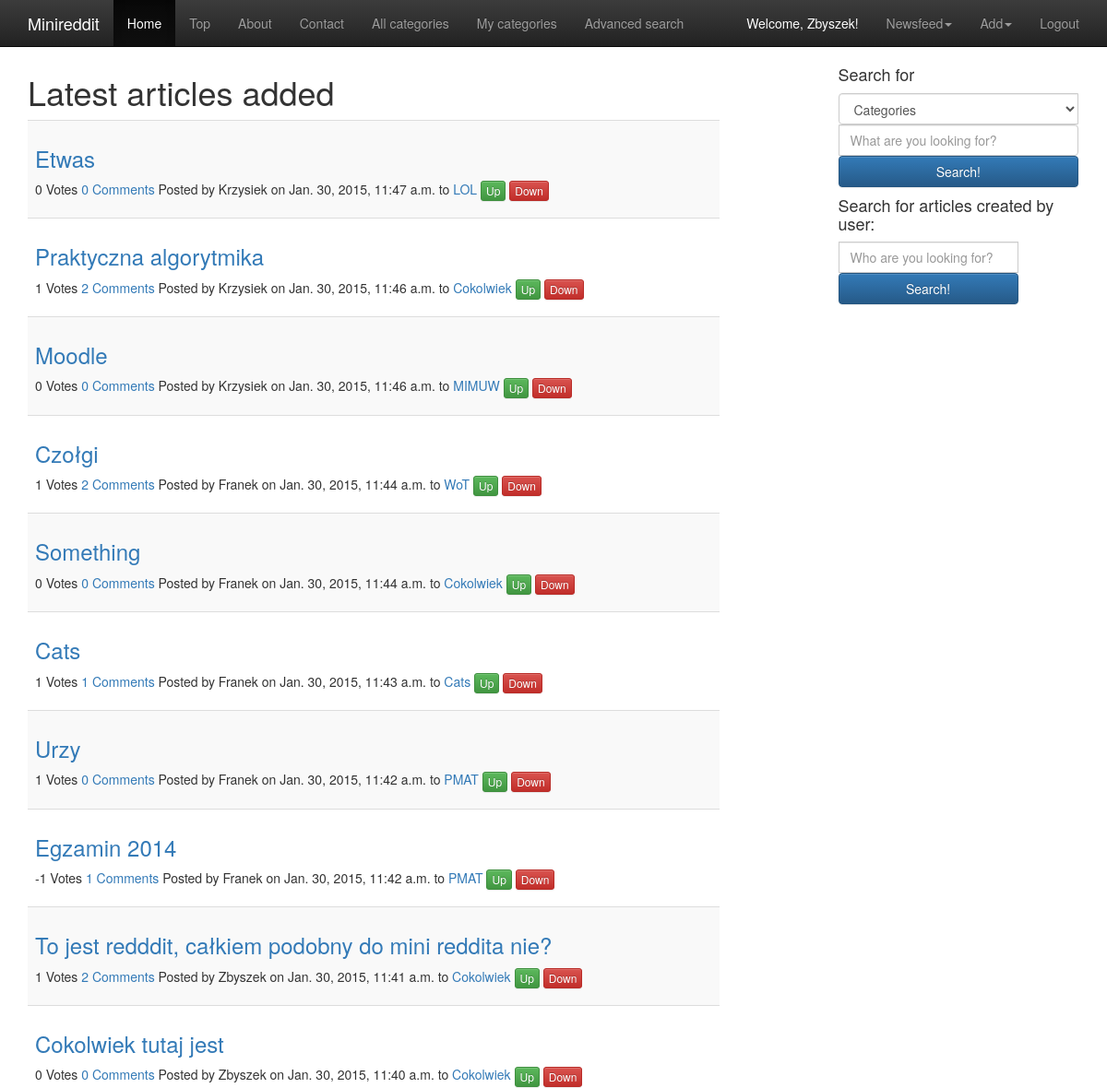
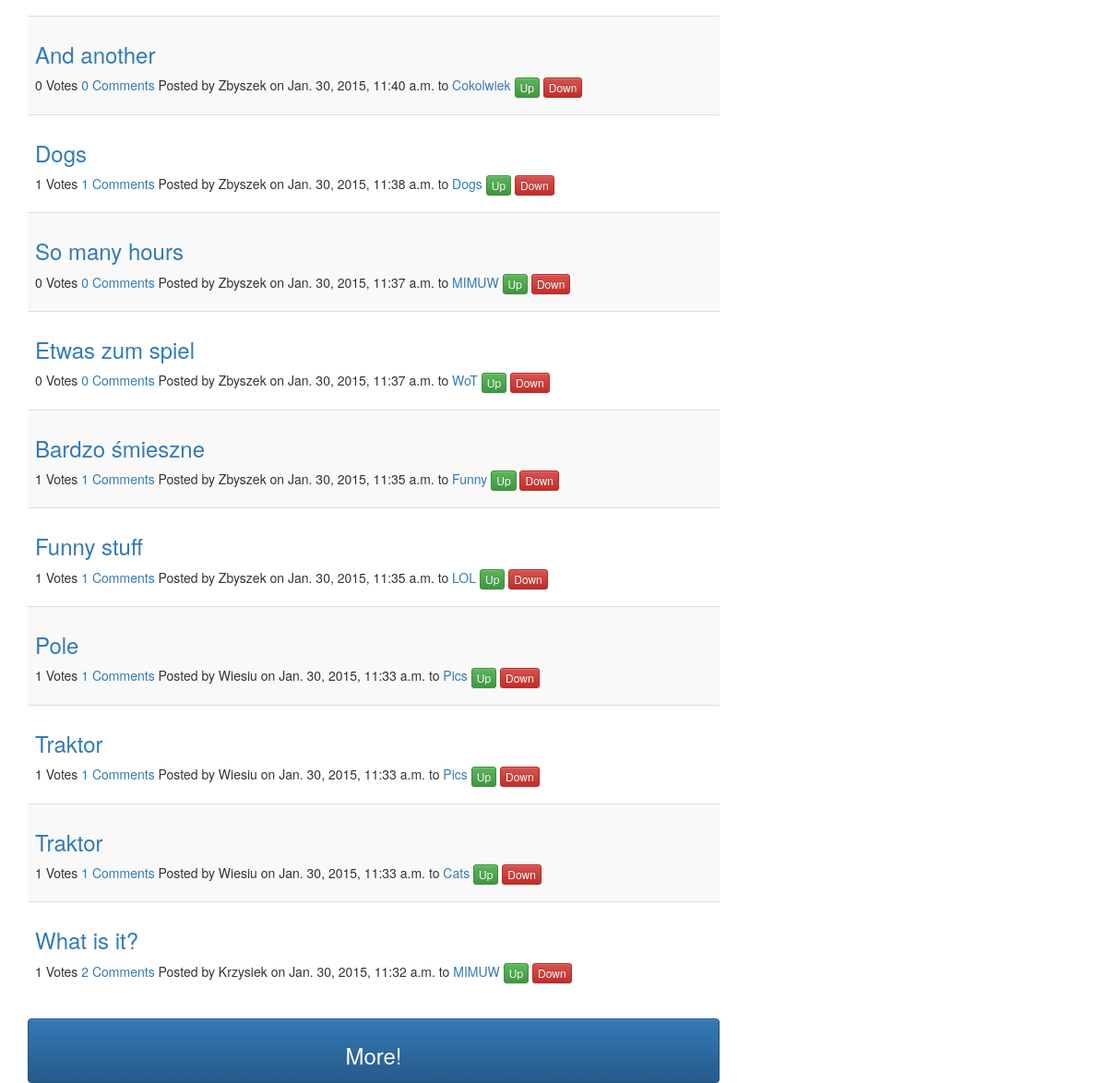
The page /myapp/ (signed in) on the database its author committed (2 pictures, top to bottom).
### myapp/models.py (models this page shows, shortened)
class Article(models.Model):
    category = models.ForeignKey(Category)
    user = models.ForeignKey(settings.AUTH_USER_MODEL)
    article_url = models.CharField(max_length=255)
    name = models.CharField(max_length=255)
    pub_date = models.DateTimeField('date published')
    votes = models.IntegerField(default=0)
    comments = models.IntegerField(default=0)
    def was_published_recently(self):
        now = timezone.now()
        return now >= self.pub_date >= now - datetime.timedelta(days=1)
    was_published_recently.admin_order_field = 'pub_date'
    was_published_recently.boolean = True
    was_published_recently.short_description = 'Published recently?'

class Category(models.Model):
    name = models.CharField(max_length=50, default="Insert category name", unique=True, primary_key=True)
    newsfeed = models.ManyToManyField(Newsfeed)
    pub_date = models.DateTimeField('date published')
    user = models.ForeignKey(settings.AUTH_USER_MODEL)

### myapp/views.py (the view)
@login_required
def index(request):
    if request.method == 'GET' and 'search_category_button' in request.GET:
        search_category = request.GET.get('search_category')
        category_name = request.GET.get('search_name_c')
        if (category_name is not None) and (search_category is not None):
            return search_bar(request, search_category, category_name)
    if request.method == 'GET' and 'search_user_button' in request.GET:
        user_name = request.GET.get('search_name')
        if user_name is not None:
            return user_search(request, user_name)
    latest_articles_list = Article.objects.order_by('-pub_date')[:20]
    is_all = Article.objects.count() <= 20
    page_num = 2
    context = {
        'latest_articles_list': latest_articles_list,
        'page_num': page_num,
        'is_all': is_all,
    }
    return render(request, 'myapp/base_index.html', context)

### myapp/templates/myapp/base_index.html (shortened to what this page needs)
{% extends "myapp/base.html"%}
{% block content %}
    {% if latest_articles_list %}
        <h1>Latest articles added</h1>
        <table class="table table-striped">
            {% for article in latest_articles_list %}
                <tr>
                    <td>
                        <div class="blog-post">
                            <h3 class="blog-post-title"><a href={{article.article_url}}>{{article.name}}</a></h3>
                            <p class="blog-post-meta">{{article.votes}} Votes  <a href={% url 'article' article.category.name article.id %}>{{article.comments}} Comments</a>  Posted by {{article.user.username}} on {{article.pub_date}} to
                                <a href={% url 'category' article.category.name %}>{{article.category.name}}</a>
                                <a href={% url 'article_vote' article.category.name article.id 1%}><button type="button" class="btn btn-xs btn-success"> Up </button></a>
                                <a href={% url 'article_vote' article.category.name article.id -1%}><button type="button" class="btn btn-xs btn-danger">Down</button></a>
                            </p>
                        </div>
                    </td>
                </tr>
            {% endfor %}
        </table>
        {% if is_all %}
            <p>Sorry no more articles :(</p>
        {% else %}
            <a href={% url 'index_more' page_num %}><button class="btn btn-primary btn-block"><h3>More!</h3></button></a>
        {% endif %}
    {% else %}
        <p>No recently added articles :( </p>
        <p>Why not try adding new one yourself?</p>
    {% endif %}
{% endblock %}

### myapp/templates/myapp/base.html (shortened to what this page needs)
{% load staticfiles %}
<!DOCTYPE html>
<html lang="en">
    <head>
        <link href="{{STATIC_URL}}css/bootstrap.css" rel="stylesheet">
        <link href="{{STATIC_URL}}css/bootstrap.min.css" rel="stylesheet">
        <link href="{{STATIC_URL}}css/bootstrap.css" rel="stylesheet">
        <link href="{{STATIC_URL}}css/bootstrap-theme.css" rel="stylesheet">
  </head>
    <body>
        <nav class="navbar navbar-inverse navbar-fixed-top">
            <div class="container">
                <div class="navbar-header">
                    <a class="navbar-brand" style="color:white">Minireddit</a>
                </div>
                <div id="navbar" class="collapse navbar-collapse">
                    <ul class="nav navbar-nav">
                    {% block urlblock %}
                    <li class="active"><a href={% url 'index' %}>Home</a></li>
                    <li><a href={% url 'top' %}>Top</a></li>
                    <li><a href={% url 'about' %}>About</a></li>
                    <li><a href={% url 'contact' %}>Contact</a></li>
                    <li><a href={% url 'categories'%}>All categories</a></li>
                    <li><a href={% url 'mycategories'%}>My categories</a></li>
                    <li><a href={% url 'advanced_search'%}>Advanced search</a></li>
                    {% endblock %}
                    </ul>
                    <ul class="nav navbar-nav navbar-right">
                    {% if user.is_authenticated %}
                    <li><a style="color:white">Welcome, {{ user.username }}!</a></li>
                    <li class="dropdown">
                        <a href="#" class="dropdown-toggle" data-toggle="dropdown" role="button" aria-expanded="false">Newsfeed<span class="caret"></span></a>
                    </li>
                    <li class="dropdown">
                        <a href="#" class="dropdown-toggle" data-toggle="dropdown" role="button" aria-expanded="false">Add<span class="caret"></span></a>
                    </li>
                    <li><a href={% url 'logout' %}>Logout</a></li>
                    {% else %}
                        <li><a href={% url 'index' %}>Login</a></li>
                        <li><a href={% url 'signin' %}>Sign in</a></li>
                    {% endif %}
                    </ul>
                </div>
            </div>
        </nav>
        <div class="container">
            <div class="row">
                <div class="col-sm-8 blog-main">
                    <div class="starter-template">
                    {% block content %}
                    {% endblock %}
                    </div>
                </div>
                {% if user.is_authenticated %}
                    {% block searchbar %}
                    <div class="col-sm-3 col-sm-offset-1 blog-sidebar">
                        <nav class="navbar navbar-fixed-right">
                            <div class="sidebar-module sidebar-module-inset">
                                <h4>Search for</h4>
                                <form action="" name="search_form" id="search_form" method="get" class="form-inline">
                                    <div class="form-group">
                                        <div class="input-group">
                                            <select type="text" class="form-control" id="search_category" name="search_category">
                                                <option value="categories">Categories</option>
                                            </select>
                                            <input type="text" method="get" class="form-control" id="search_name_c" name="search_name_c" value="" placeholder="What are you looking for?">
                                        </div>
                                        <button type="submit" id="search_category_button" name="search_category_button" class="btn btn-primary btn-block">Search!</button>
                                    </div>
                                </form>
                            </div>
                            <div class="sidebar-module">
                                <h4>Search for articles created by user:</h4>
                                <form action="" name="search_user_form" id="search_user_form" method="get" class="form-inline">
                                    <div class="form-group">
                                        <div class="input-group">
                                            <input type="text" method="get" class="form-control" id="search_name" name="search_name" value="" placeholder="Who are you looking for?">
                                        </div>
                                        <button type="submit" id="search_user_button" name="search_user_button" class="btn btn-primary btn-block">Search!</button>
                                    </div>
                                </form>
                            </div>
                        </nav>
                    </div>
                    {% endblock %}
                {% endif %}
            </div>
        </div>
    </body>
</html>

### myapp/templates/myapp/base.html (style rules this page uses)
body { padding-top: 60px; }

### rows shown on the page
Article: name "Etwas", votes "0", comments "0", user.username "Krzysiek", pub_date "Jan. 30, 2015, 11:47 a.m.", category.name "LOL"
Article: name "Praktyczna algorytmika", votes "1", comments "2", user.username "Krzysiek", pub_date "Jan. 30, 2015, 11:46 a.m.", category.name "Cokolwiek"
Article: name "Moodle", votes "0", comments "0", user.username "Krzysiek", pub_date "Jan. 30, 2015, 11:46 a.m.", category.name "MIMUW"
Article: name "Czołgi", votes "1", comments "2", user.username "Franek", pub_date "Jan. 30, 2015, 11:44 a.m.", category.name "WoT"
Article: name "Something", votes "0", comments "0", user.username "Franek", pub_date "Jan. 30, 2015, 11:44 a.m.", category.name "Cokolwiek"
Article: name "Cats", votes "1", comments "1", user.username "Franek", pub_date "Jan. 30, 2015, 11:43 a.m.", category.name "Cats"
Article: name "Urzy", votes "1", comments "0", user.username "Franek", pub_date "Jan. 30, 2015, 11:42 a.m.", category.name "PMAT"
Article: name "Egzamin 2014", votes "-1", comments "1", user.username "Franek", pub_date "Jan. 30, 2015, 11:42 a.m.", category.name "PMAT"
Article: name "To jest redddit, całkiem podobny do mini reddita nie?", votes "1", comments "2", user.username "Zbyszek", pub_date "Jan. 30, 2015, 11:41 a.m.", category.name "Cokolwiek"
Article: name "Cokolwiek tutaj jest", votes "0", comments "0", user.username "Zbyszek", pub_date "Jan. 30, 2015, 11:40 a.m.", category.name "Cokolwiek"
Article: name "And another", votes "0", comments "0", user.username "Zbyszek", pub_date "Jan. 30, 2015, 11:40 a.m.", category.name "Cokolwiek"
Article: name "Dogs", votes "1", comments "1", user.username "Zbyszek", pub_date "Jan. 30, 2015, 11:38 a.m.", category.name "Dogs"
Article: name "So many hours", votes "0", comments "0", user.username "Zbyszek", pub_date "Jan. 30, 2015, 11:37 a.m.", category.name "MIMUW"
Article: name "Etwas zum spiel", votes "0", comments "0", user.username "Zbyszek", pub_date "Jan. 30, 2015, 11:37 a.m.", category.name "WoT"
Article: name "Bardzo śmieszne", votes "1", comments "1", user.username "Zbyszek", pub_date "Jan. 30, 2015, 11:35 a.m.", category.name "Funny"
Article: name "Funny stuff", votes "1", comments "1", user.username "Zbyszek", pub_date "Jan. 30, 2015, 11:35 a.m.", category.name "LOL"
Article: name "Pole", votes "1", comments "1", user.username "Wiesiu", pub_date "Jan. 30, 2015, 11:33 a.m.", category.name "Pics"
Article: name "Traktor", votes "1", comments "1", user.username "Wiesiu", pub_date "Jan. 30, 2015, 11:33 a.m.", category.name "Pics"
Article: name "Traktor", votes "1", comments "1", user.username "Wiesiu", pub_date "Jan. 30, 2015, 11:33 a.m.", category.name "Cats"
Article: name "What is it?", votes "1", comments "2", user.username "Krzysiek", pub_date "Jan. 30, 2015, 11:32 a.m.", category.name "MIMUW"

### other values the page prints
{{ user.username }} "Zbyszek"
